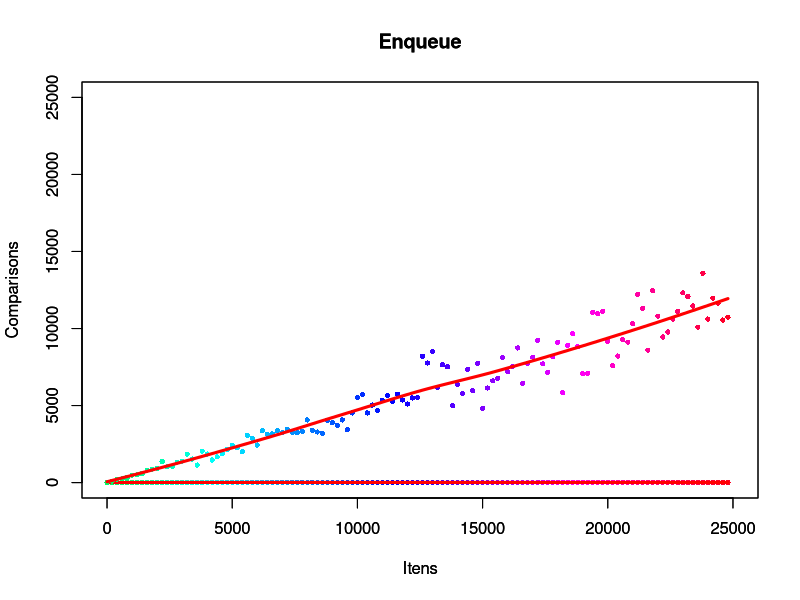

The R source for this figure:
pdf("R-Enqueue.pdf")
Itens <- c(0,200,400,600,800,1000,1200,1400,1600,1800,2000,2200,2400,2600,2800,3000,3200,3400,3600,3800,4000,4200,4400,4600,4800,5000,5200,5400,5600,5800,6000,6200,6400,6600,6800,7000,7200,7400,7600,7800,8000,8200,8400,8600,8800,9000,9200,9400,9600,9800,10000,10200,10400,10600,10800,11000,11200,11400,11600,11800,12000,12200,12400,12600,12800,13000,13200,13400,13600,13800,14000,14200,14400,14600,14800,15000,15200,15400,15600,15800,16000,16200,16400,16600,16800,17000,17200,17400,17600,17800,18000,18200,18400,18600,18800,19000,19200,19400,19600,19800,20000,20200,20400,20600,20800,21000,21200,21400,21600,21800,22000,22200,22400,22600,22800,23000,23200,23400,23600,23800,24000,24200,24400,24600,24800)
Comparisons <- c(2,6,7,8,8,8,8,8,8,8,8,9,9,9,9,9,9,9,9,9,9,10,10,9,9,9,9,10,10,10,9,10,10,9,9,10,10,10,10,10,9,11,10,10,10,10,10,10,10,10,10,10,10,10,10,10,10,10,10,10,10,10,10,10,11,10,10,10,10,10,10,10,10,11,10,10,10,10,10,10,10,11,11,11,11,11,11,11,11,10,11,11,11,11,11,11,11,11,11,11,11,11,11,11,11,11,11,11,11,11,11,11,11,11,11,11,11,11,11,11,11,11,11,11,11)
df <- data.frame(Itens, Comparisons)
lo <- loess(Comparisons~Itens)
bonito <- rainbow(130, start = 0.4, end = 1)
plot(xlim=c(0,25000), ylim=c(0,25000), df, col = bonito, type = 'p', pch = 16, cex = .7)
lines(Itens, predict(lo), col = "red", lwd = 3)
title(main="Enqueue")
par(new=TRUE)
Itens <- c(0,200,400,600,800,1000,1200,1400,1600,1800,2000,2200,2400,2600,2800,3000,3200,3400,3600,3800,4000,4200,4400,4600,4800,5000,5200,5400,5600,5800,6000,6200,6400,6600,6800,7000,7200,7400,7600,7800,8000,8200,8400,8600,8800,9000,9200,9400,9600,9800,10000,10200,10400,10600,10800,11000,11200,11400,11600,11800,12000,12200,12400,12600,12800,13000,13200,13400,13600,13800,14000,14200,14400,14600,14800,15000,15200,15400,15600,15800,16000,16200,16400,16600,16800,17000,17200,17400,17600,17800,18000,18200,18400,18600,18800,19000,19200,19400,19600,19800,20000,20200,20400,20600,20800,21000,21200,21400,21600,21800,22000,22200,22400,22600,22800,23000,23200,23400,23600,23800,24000,24200,24400,24600,24800)
Comparisons <- c(1,84,225,253,324,473,511,592,803,869,928,1372,1017,1053,1332,1386,1846,1528,1138,2044,1853,1467,1674,1881,2165,2427,2252,2006,3065,2878,2435,3375,3146,3166,3377,3237,3470,3271,3236,3328,4064,3390,3283,3199,4041,3888,3722,4067,3424,4524,5514,5728,4520,5033,4677,5343,5661,5260,5741,5363,5100,5495,5509,8206,7761,8522,6164,7641,7511,4982,6355,5794,7356,5959,7753,4830,6139,6601,6769,8114,7197,7539,8739,6453,7732,8143,9235,7706,7167,8165,9112,5844,8908,9662,8825,7074,7085,11049,10959,11116,9163,7594,8214,9283,9115,10315,12222,11311,8595,12463,10801,9449,9775,10606,11113,12324,12074,11461,10091,13579,10616,11968,11643,10551,10734)
df <- data.frame(Itens, Comparisons)
lo <- loess(Comparisons~Itens)
bonito <- rainbow(130, start = 0.4, end = 1)
plot(xlim=c(0,25000), ylim=c(0,25000), df, col = bonito, type = 'p', pch = 16, cex = .7)
lines(Itens, predict(lo), col = "red", lwd = 3)
title(main="Enqueue")
